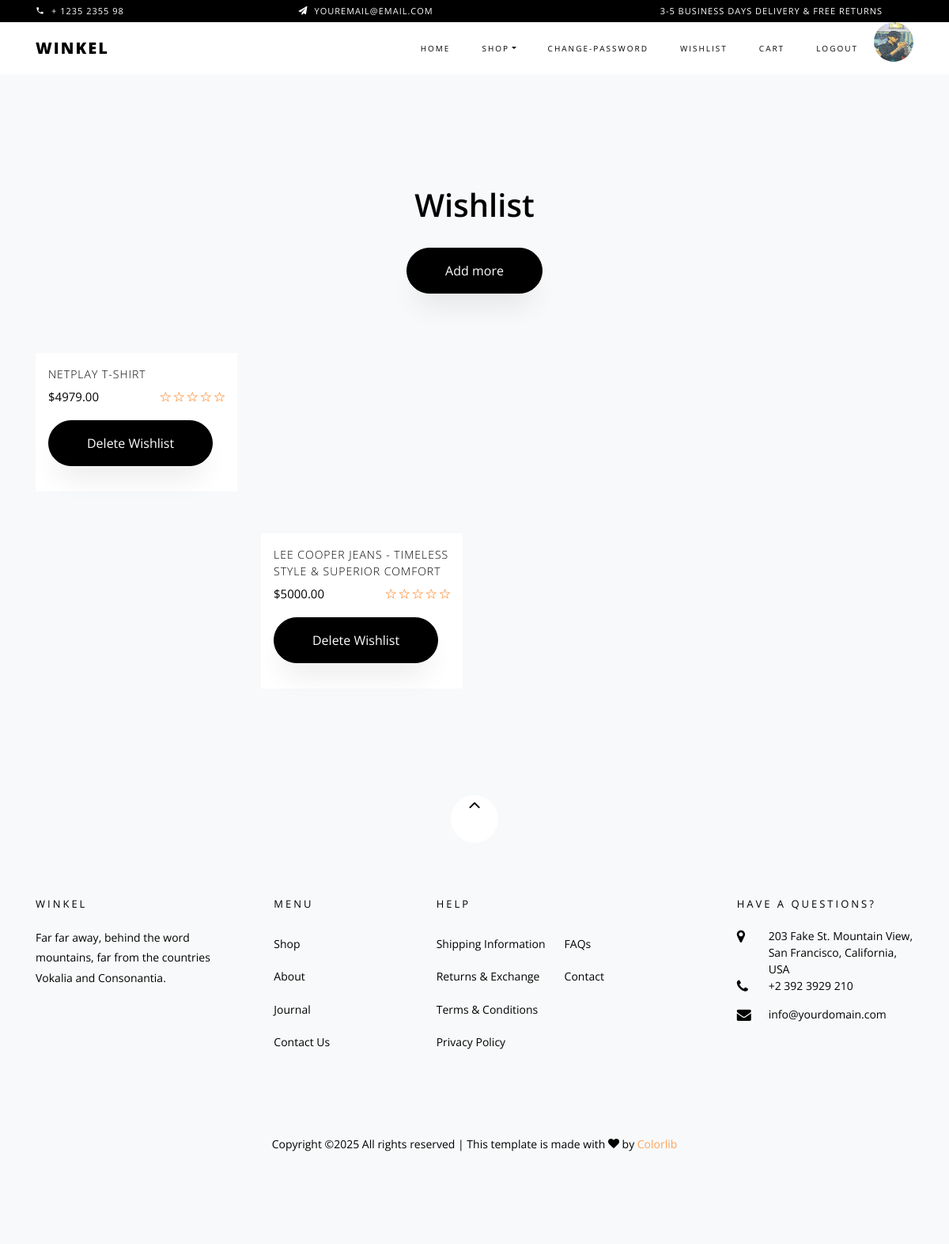
The app's page /wishlist/ (signed in), older data.
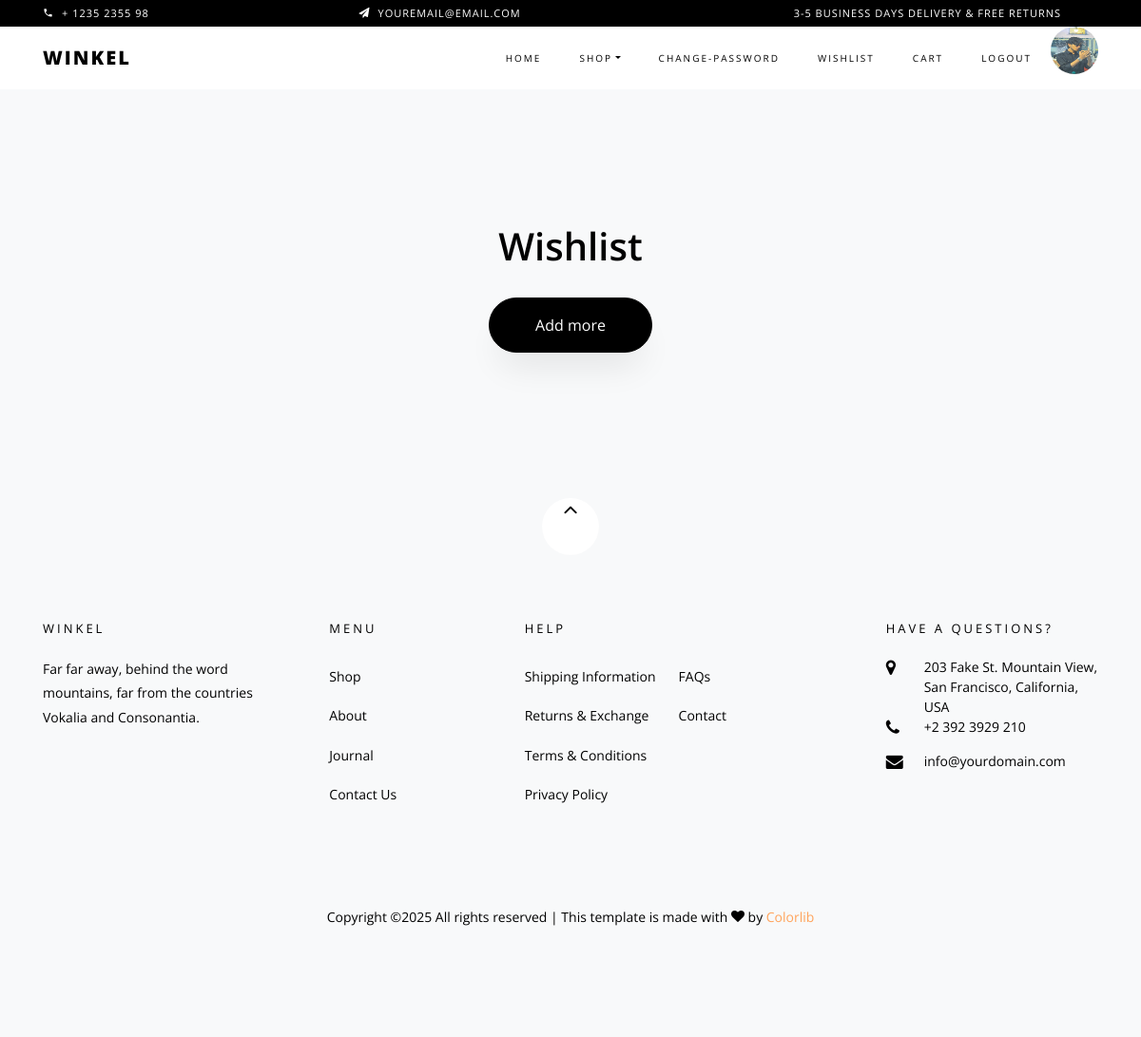
The same page, newer data.
### myapp/models.py (models this page shows, shortened)
class Wishlist(models.Model):
    user = models.ForeignKey(User, on_delete=models.CASCADE)
    product = models.ForeignKey(Product, on_delete=models.CASCADE)
    ttime =  models.DateTimeField(default=timezone.now)

class Product(models.Model):
    seller = models.ForeignKey(User, on_delete= models.CASCADE)
    category = (
        ("Men", "Men"),
        ("Women", "Women"),
        ("Kids", "Kids"),
    )
    brand = (
        ("Raymond", "Raymond"),
        ("Levis", "Levis"),
        ("DNMX", "DNMX"),
        ("LEECooper", "LEECooper"),
        ("NetPlay", "NetPlay"),
    )
    size = (
        ("S", "S"),
        ("M", "M"),
        ("L", "L"),
        ("XL", "XL"),
    )
    scategory = models.CharField(max_length=40,choices=category)
    sbrand = models.CharField(max_length=40,choices=brand)
    ssize = models.CharField(max_length=40,choices=size)
    pname = models.CharField(max_length=100)
    price = models.IntegerField()
    description = models.TextField()
    image = models.ImageField(upload_to='product/')

### myapp/views.py (the view)
# urls.py: path('wishlist/' ,views.wishlist, name='wishlist'),
def wishlist(request):
    user = User.objects.get(email=request.session['email'])
    wishlist = Wishlist.objects.filter(user=user)
    return render(request,'wishlist.html',{'wishlist':wishlist})

### myapp/templates/wishlist.html (shortened to what this page needs)
{% extends "header.html" %}
{% load static %}
{% block content %}
<head>
</head>
<section class="ftco-section bg-light">
    <div class="container">
        <div class="row justify-content-center mb-3 pb-3">
            <div class="col-md-12 heading-section text-center ftco-animate">
                <h2 class="mb-4">Wishlist</h2>
                <p><a href="/index" class="btn btn-black py-3 px-5">Add more</a></p>
            </div>
        </div>
        <div class="row">
            {% for i in wishlist %}
            <div class="col-sm-6 col-md-4 col-lg-3 ftco-animate">
                <div class="product d-flex flex-column">
                    <a href="#" class="img-prod">
                    </a>
                    <div class="text py-3 px-3 flex-grow-1">
                        <h3><a href="#">{{ i.product.pname }}</a></h3>
                        <div class="d-flex justify-content-between">
                            <div class="pricing">
                                <p class="price"><span>${{ i.product.price|floatformat:2 }}</span></p>
                            </div>
                            <div class="rating">
                                <p class="text-right">
                                    <a href="#"><span class="ion-ios-star-outline"></span></a>
                                    <a href="#"><span class="ion-ios-star-outline"></span></a>
                                    <a href="#"><span class="ion-ios-star-outline"></span></a>
                                    <a href="#"><span class="ion-ios-star-outline"></span></a>
                                    <a href="#"><span class="ion-ios-star-outline"></span></a>
                                </p>
                            </div>
                        </div>
                        <p><a href="{% url 'dwishlist' pk=i.pk %}" class="btn btn-black py-3 px-5">Delete Wishlist</a></p>
                    </div>
                </div>
            </div>
            {% endfor %}
        </div>
    </div>
</section>
{% endblock %}

### myapp/templates/header.html (shortened to what this page needs)
<html>
{% load static %}
<head>
    <link rel="stylesheet" href="{% static 'css/open-iconic-bootstrap.min.css' %}">
    <link rel="stylesheet" href="{% static 'css/animate.css' %}">
    <link rel="stylesheet" href="{% static 'css/owl.carousel.min.css' %}">
    <link rel="stylesheet" href="{% static 'css/owl.theme.default.min.css' %}">
    <link rel="stylesheet" href="{% static 'css/magnific-popup.css' %}">
    <link rel="stylesheet" href="{% static 'css/aos.css' %}">
    <link rel="stylesheet" href="{% static 'css/ionicons.min.css' %}">
    <link rel="stylesheet" href="{% static 'css/bootstrap-datepicker.css' %}">
    <link rel="stylesheet" href="{% static 'css/jquery.timepicker.css' %}">
    <link rel="stylesheet" href="{% static 'css/flaticon.css' %}">
    <link rel="stylesheet" href="{% static 'css/icomoon.css' %}">
    <link rel="stylesheet" href="{% static 'css/style.css' %}">
</head>
<body>
<div class="py-1 bg-black">
    <div class="container">
        <div class="row no-gutters d-flex align-items-start align-items-center px-md-0">
            <div class="col-lg-12 d-block">
                <div class="row d-flex">
                    <div class="col-md pr-4 d-flex topper align-items-center">
                        <div class="icon mr-2 d-flex justify-content-center align-items-center"><span class="icon-phone2"></span></div>
                        <span class="text">+ 1235 2355 98</span>
                    </div>
                    <div class="col-md pr-4 d-flex topper align-items-center">
                        <div class="icon mr-2 d-flex justify-content-center align-items-center"><span class="icon-paper-plane"></span></div>
                        <span class="text">youremail@email.com</span>
                    </div>
                    <div class="col-md-5 pr-4 d-flex topper align-items-center text-lg-right">
                        <span class="text">3-5 Business days delivery &amp; Free Returns</span>
                    </div>
                </div>
            </div>
        </div>
      </div>
</div>
<nav class="navbar navbar-expand-lg navbar-dark ftco_navbar bg-dark ftco-navbar-light" id="ftco-navbar">
    <div class="container">
      <a class="navbar-brand" href="index.html">Winkel</a>
      <div class="collapse navbar-collapse" id="ftco-nav">
        <ul class="navbar-nav ml-auto">
          <li class="nav-item active"><a href="/index" class="nav-link">Home</a></li>
          <li class="nav-item dropdown">
          <a class="nav-link dropdown-toggle" href="#" id="dropdown04" data-toggle="dropdown" aria-haspopup="true" aria-expanded="false">Shop</a>
        </li>
          {% if request.session.email %}
          <li class="nav-item"><a href="/cpass" class="nav-link">Change-Password</a></li>
          <li class="nav-item"><a href="/wishlist" class="nav-link">wishlist</a></li>
          <li class="nav-item"><a href="/cart" class="nav-link">cart</a></li>
          <li class="nav-item"><a href="/logout" class="nav-link">logout</a></li>
          {% else %}
          <li class="nav-item"><a href="/signup" class="nav-link">signup</a></li>
          <li class="nav-item"><a href="/login" class="nav-link">login</a></li>
        {% endif %}
          {% if request.session.email %}
          <li><a href="{% url 'cprofile' %}"><img src="{{request.session.uprofile}}" height="50px" width="50px" style="border-radius: 50px;"/></a></li>
          {% endif %}
        </ul>
      </div>
    </div>
  </nav>
{% block content %}
{% endblock%}
<footer class="ftco-footer bg-light ftco-section">
  <div class="container">
      <div class="row">
          <div class="mouse">
                    <a href="#" class="mouse-icon">
                        <div class="mouse-wheel"><span class="ion-ios-arrow-up"></span></div>
                    </a>
                </div>
      </div>
    <div class="row mb-5">
      <div class="col-md">
        <div class="ftco-footer-widget mb-4">
          <h2 class="ftco-heading-2">Winkel</h2>
          <p>Far far away, behind the word mountains, far from the countries Vokalia and Consonantia.</p>
          <ul class="ftco-footer-social list-unstyled float-md-left float-lft mt-5">
          </ul>
        </div>
      </div>
      <div class="col-md">
        <div class="ftco-footer-widget mb-4 ml-md-5">
          <h2 class="ftco-heading-2">Menu</h2>
          <ul class="list-unstyled">
            <li><a href="#" class="py-2 d-block">Shop</a></li>
            <li><a href="#" class="py-2 d-block">About</a></li>
            <li><a href="#" class="py-2 d-block">Journal</a></li>
            <li><a href="#" class="py-2 d-block">Contact Us</a></li>
          </ul>
        </div>
      </div>
      <div class="col-md-4">
         <div class="ftco-footer-widget mb-4">
          <h2 class="ftco-heading-2">Help</h2>
          <div class="d-flex">
              <ul class="list-unstyled mr-l-5 pr-l-3 mr-4">
                <li><a href="#" class="py-2 d-block">Shipping Information</a></li>
                <li><a href="#" class="py-2 d-block">Returns &amp; Exchange</a></li>
                <li><a href="#" class="py-2 d-block">Terms &amp; Conditions</a></li>
                <li><a href="#" class="py-2 d-block">Privacy Policy</a></li>
              </ul>
              <ul class="list-unstyled">
                <li><a href="#" class="py-2 d-block">FAQs</a></li>
                <li><a href="#" class="py-2 d-block">Contact</a></li>
              </ul>
            </div>
        </div>
      </div>
      <div class="col-md">
        <div class="ftco-footer-widget mb-4">
            <h2 class="ftco-heading-2">Have a Questions?</h2>
            <div class="block-23 mb-3">
              <ul>
                <li><span class="icon icon-map-marker"></span><span class="text">203 Fake St. Mountain View, San Francisco, California, USA</span></li>
                <li><a href="#"><span class="icon icon-phone"></span><span class="text">+2 392 3929 210</span></a></li>
                <li><a href="#"><span class="icon icon-envelope"></span><span class="text">info@yourdomain.com</span></a></li>
              </ul>
            </div>
        </div>
      </div>
    </div>
    <div class="row">
      <div class="col-md-12 text-center">
        <p>
                      Copyright &copy;<script>document.write(new Date().getFullYear());</script> All rights reserved | This template is made with <i class="icon-heart color-danger" aria-hidden="true"></i> by <a href="https://colorlib.com" target="_blank">Colorlib</a>
                    </p>
      </div>
    </div>
  </div>
</footer>
</body>
</html>

### myapp/static/css/icomoon.css (style rules this page uses)
[class^="icon-"], [class*=" icon-"] { font-family: 'icomoon' !important; speak: none; font-style: normal; font-weight: normal; font-variant: normal; text-transform: none; line-height: 1; -webkit-font-smoothing: antialiased; -moz-osx-font-smoothing: grayscale; }
.icon-heart:before { content: "\f004"; }
.icon-map-marker:before { content: "\f041"; }
.icon-phone:before { content: "\f095"; }
.icon-envelope:before { content: "\f0e0"; }
.icon-paper-plane:before { content: "\f1d8"; }
.icon-phone2:before { content: "\e0cd"; }

Row changes from the older to the newer data that the page shows:
removed Wishlist: product.pname "NETPLAY T-SHIRT", product.price "4979.00"
removed Wishlist: product.pname "LEE COOPER JEANS - TIMELESS STYLE & SUPERIOR COMFORT", product.price "5000.00"
